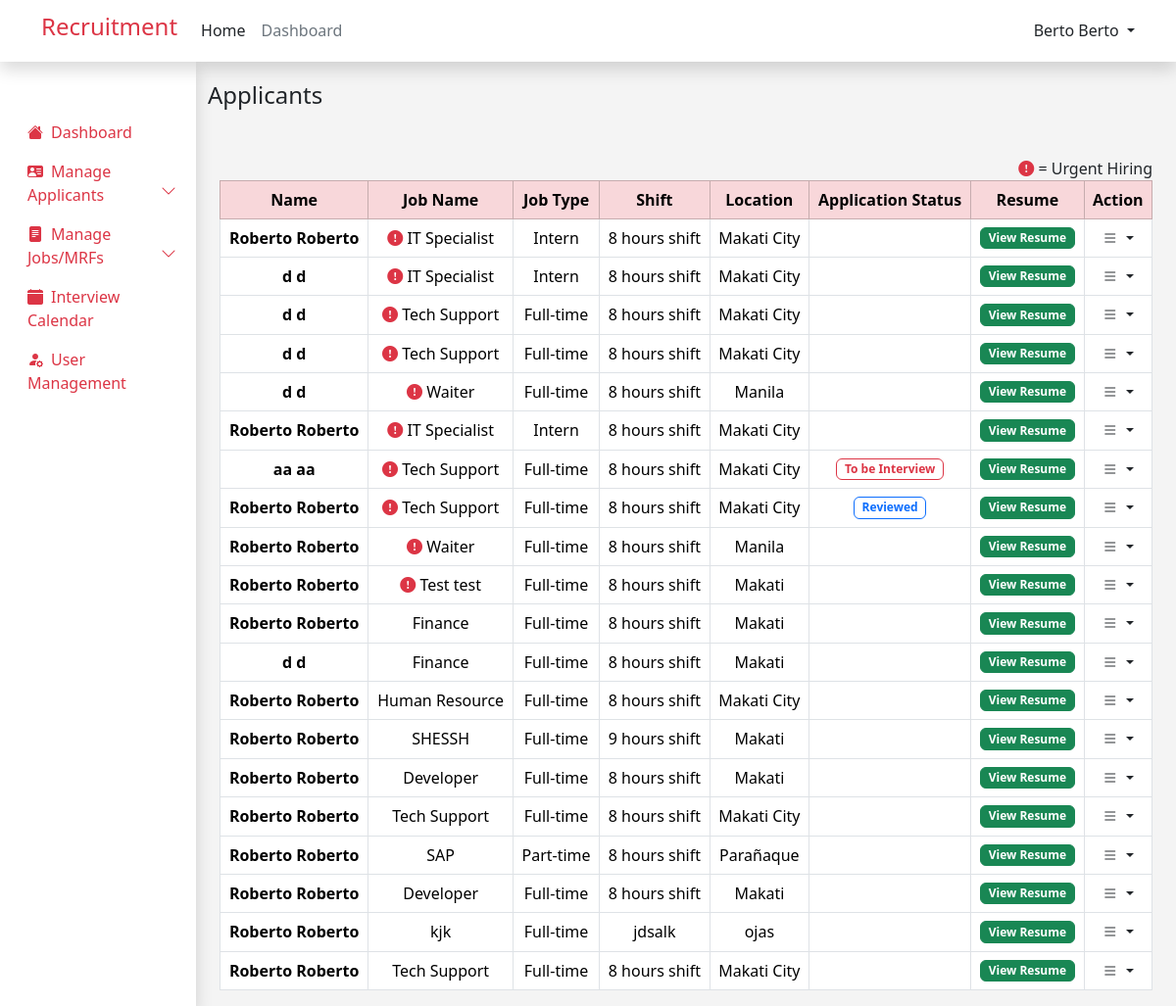
Screenshot of /admin/applicants.php (signed in) with the database file from the repository.
### tables this page shows
CREATE TABLE `job_applicants` (
  `id` int(12) NOT NULL,
  `user_id` int(12) NOT NULL,
  `job_id` int(12) NOT NULL,
  `application_status` varchar(255) NOT NULL,
  `interview_date` datetime DEFAULT NULL
);

CREATE TABLE `user` (
  `id` int(11) NOT NULL,
  `first_name` varchar(255) NOT NULL,
  `last_name` varchar(255) NOT NULL,
  `email` varchar(255) NOT NULL,
  `password` varchar(255) NOT NULL,
  `role` varchar(255) NOT NULL,
  `resume` varchar(255) NOT NULL,
  `branch` varchar(255) NOT NULL
);

CREATE TABLE `jobs` (
  `id` int(12) NOT NULL,
  `job_name` varchar(255) NOT NULL,
  `number_required` int(12) NOT NULL,
  `job_type` varchar(255) NOT NULL,
  `shift_and_schedule` varchar(255) NOT NULL,
  `location` varchar(255) NOT NULL,
  `job_description` text NOT NULL,
  `qualification` text NOT NULL,
  `priority` varchar(255) NOT NULL,
  `industry` varchar(255) NOT NULL,
  `created_at` timestamp NOT NULL DEFAULT current_timestamp() ON UPDATE current_timestamp()
);

### admin/applicants.php (the view, shortened to what this page needs)
<?php
include ('../admin/applicants_process.php');
$query =
    "SELECT job_applicants.*, jobs.job_name, jobs.job_type, jobs.shift_and_schedule, jobs.location, jobs.priority, user.first_name, user.last_name, user.resume
    FROM ((job_applicants
    INNER JOIN jobs ON job_applicants.job_id = jobs.id)
    INNER JOIN user ON job_applicants.user_id = user.id)
    WHERE job_applicants.application_status != 'Not Selected' AND job_applicants.application_status != 'Selected'
    ORDER BY CASE WHEN jobs.priority = 'Urgent Hiring' THEN 0 ELSE 1 END";
$result = mysqli_query($conn, $query);
include ('../components/header.php');
?>
<!DOCTYPE html>
<html lang="en">
<head>
</head>
<body style="background-color: #F4F4F4; ">
    <div class="container-fluid">
        <div class="row">
            <div class="col-md-2 col-lg-3 col-xl-2 bg-white  p-0 m-0 d-lg-block shadow" style="min-height: 91vh;">
                <?php include ("../admin/admin_sidebar.php"); ?>
            </div>
            <div class="col-md-10 col-lg-9 col-xl-10  mt-3">
                <h4 class=" mt-1 mb-5 ">Applicants</h4>
                <div class="container-fluid table-responsive">
                    <span class="float-end">
                        <i class="bi bi-exclamation-circle-fill text-danger"></i> = Urgent
                        Hiring
                    </span>
                    <table id="applTable" class="table text-center table-hover table-bordered">
                        <thead class="table-danger">
                            <tr>
                                <th>Name</th>
                                <th>Job Name</th>
                                <th>Job Type</th>
                                <th>Shift</th>
                                <th>Location</th>
                                <th>Application Status</th>
                                <th>Resume</th>
                                <th>Action</th>
                            </tr>
                        </thead>
                        <tbody>
                            <?php
                            while ($row = mysqli_fetch_assoc($result)) {
                                ?>
                                <tr>
                                    <th>
                                        <?php echo $row['first_name'] . ' ' . $row['first_name']; ?>
                                    </th>
                                    <td>
                                        <?php
                                        if ($row['priority'] == 'Urgent Hiring') {
                                            ?>
                                            <i class="bi bi-exclamation-circle-fill text-danger"></i>
                                            <?php
                                            echo $row['job_name'];
                                        } else {
                                            echo $row['job_name'];
                                        }
                                        ?>
                                    </td>
                                    <td>
                                        <?php echo $row['job_type']; ?>
                                    </td>
                                    <td>
                                        <?php echo $row['shift_and_schedule']; ?>
                                    </td>
                                    <td>
                                        <?php echo $row['location']; ?>
                                    </td>
                                    <td>
                                        <?php
                                        if ($row['application_status'] == 'Pending') {
                                            ?>
                                            <span class="badge border border-secondary text-secondary">
                                                Pending
                                            </span>
                                            <?php
                                        } elseif ($row['application_status'] == 'Reviewed') {
                                            ?>
                                            <span class="badge border border-primary text-primary">
                                                Reviewed
                                            </span>
                                            <?php
                                        } elseif ($row['application_status'] == 'Interview') {
                                            ?>
                                            <span class="badge border border-danger text-danger"">
                                                To be Interview
                                            </span>
                                            <?php
                                        }
                                        ?>
                                    </td>
                                    <td>
                                        <a href=" /recruitment/resume/<?php echo $row['resume']; ?>" target="_blank"
                                            class="text-decoration-none btn btn-success badge view-resume"
                                            data-application-id="<?php echo $row['id']; ?>">
                                            View Resume
                                            </a>
                                    </td>
                                    <td>
                                        <a href="#" class="d-block text-dark text-decoration-none dropdown-toggle"
                                            id="dropdownUser2" data-bs-toggle="dropdown" aria-expanded="false">
                                            <i class="bi bi-list"></i>
                                        </a>
                                    </td>
                                </tr>
                                <?php
                            }
                            ?>
                        </tbody>
                    </table>
                </div>
            </div>
        </div>
    </div>
</body>
</html>

### rows the page displays
job_applicants: user.first_name "Roberto", job.job_name "IT Specialist", job.job_type "Intern", job.shift_and_schedule "8 hours shift", job.location "Makati City"
job_applicants: user.first_name "d", job.job_name "IT Specialist", job.job_type "Intern", job.shift_and_schedule "8 hours shift", job.location "Makati City"
job_applicants: user.first_name "d", job.job_name "Tech Support", job.job_type "Full-time", job.shift_and_schedule "8 hours shift", job.location "Makati City"
job_applicants: user.first_name "d", job.job_name "Tech Support", job.job_type "Full-time", job.shift_and_schedule "8 hours shift", job.location "Makati City"
job_applicants: user.first_name "d", job.job_name "Waiter", job.job_type "Full-time", job.shift_and_schedule "8 hours shift", job.location "Manila"
job_applicants: user.first_name "Roberto", job.job_name "IT Specialist", job.job_type "Intern", job.shift_and_schedule "8 hours shift", job.location "Makati City"
job_applicants: user.first_name "aa", job.job_name "Tech Support", job.job_type "Full-time", job.shift_and_schedule "8 hours shift", job.location "Makati City", application_status "To be Interview"
job_applicants: user.first_name "Roberto", job.job_name "Tech Support", job.job_type "Full-time", job.shift_and_schedule "8 hours shift", job.location "Makati City", application_status "Reviewed"
job_applicants: user.first_name "Roberto", job.job_name "Waiter", job.job_type "Full-time", job.shift_and_schedule "8 hours shift", job.location "Manila"
job_applicants: user.first_name "Roberto", job.job_name "Test test", job.job_type "Full-time", job.shift_and_schedule "8 hours shift", job.location "Makati"
job_applicants: user.first_name "Roberto", job.job_name "Finance", job.job_type "Full-time", job.shift_and_schedule "8 hours shift", job.location "Makati"
job_applicants: user.first_name "d", job.job_name "Finance", job.job_type "Full-time", job.shift_and_schedule "8 hours shift", job.location "Makati"
job_applicants: user.first_name "Roberto", job.job_name "Human Resource", job.job_type "Full-time", job.shift_and_schedule "8 hours shift", job.location "Makati City"
job_applicants: user.first_name "Roberto", job.job_name "SHESSH", job.job_type "Full-time", job.shift_and_schedule "9 hours shift", job.location "Makati"
job_applicants: user.first_name "Roberto", job.job_name "Developer", job.job_type "Full-time", job.shift_and_schedule "8 hours shift", job.location "Makati"
job_applicants: user.first_name "Roberto", job.job_name "Tech Support", job.job_type "Full-time", job.shift_and_schedule "8 hours shift", job.location "Makati City"
job_applicants: user.first_name "Roberto", job.job_name "SAP", job.job_type "Part-time", job.shift_and_schedule "8 hours shift", job.location "Parañaque"
job_applicants: user.first_name "Roberto", job.job_name "Developer", job.job_type "Full-time", job.shift_and_schedule "8 hours shift", job.location "Makati"
job_applicants: user.first_name "Roberto", job.job_name "kjk", job.job_type "Full-time", job.shift_and_schedule "jdsalk", job.location "ojas"
job_applicants: user.first_name "Roberto", job.job_name "Tech Support", job.job_type "Full-time", job.shift_and_schedule "8 hours shift", job.location "Makati City"

### other values shown
$user "Berto Berto"
